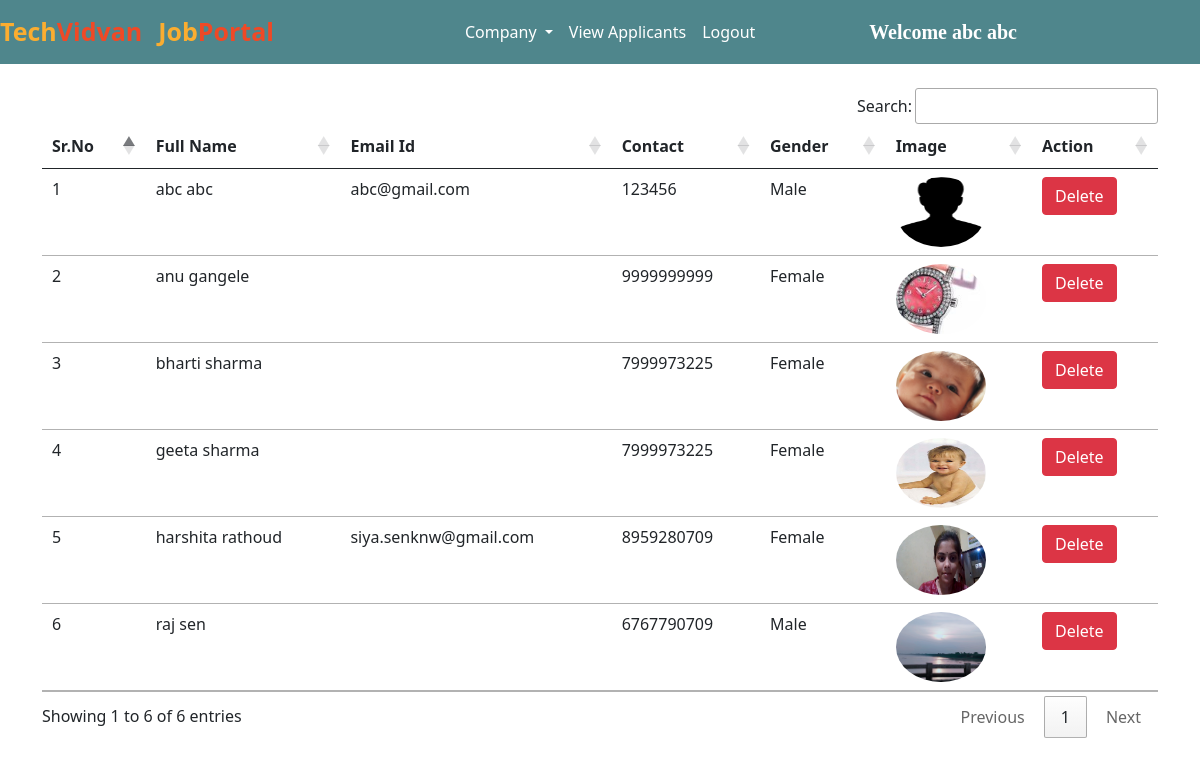
The app's page /view_applicants/ (signed in) with its own data.
### jobs/models.py (models this page shows, shortened)
class Applicant(models.Model):
    user = models.ForeignKey(User, on_delete=models.CASCADE)
    phone = models.CharField(max_length=10)
    image = models.ImageField(upload_to="")
    gender = models.CharField(max_length=10)
    type = models.CharField(max_length=15)

### jobs/views.py (the view)
# urls.py: path("view_applicants/", views.view_applicants, name="view_applicants"),
def view_applicants(request):
    if not request.user.is_authenticated:
        return redirect("/admin_login")
    applicants = Applicant.objects.all()
    return render(request, "view_applicants.html", {'applicants':applicants})

### jobs/templates/view_applicants.html (shortened to what this page needs)
{% extends 'admin_navbar.html' %}
{% block view_applicants %} active {% endblock %}
{% block body %}
<div class="container mt-4">
<table class="table table-hover" id="example">
    <thead>
        <tr>
            <th>Sr.No</th>
            <th>Full Name</th>
            <th>Email Id</th>
            <th>Contact</th>
            <th>Gender</th>
            <th>Image</th>
            <th>Action</th>
        </tr>
    </thead>
    <tbody>
        {% for applicant in applicants %}
        <tr>
            <td>{{forloop.counter}}</td>
            <td>{{applicant.user.get_full_name}}</td>
            <td>{{applicant.user.email}}</td>
            <td>{{applicant.phone}}</td>
            <td>{{applicant.gender}}</td>
            <td><img src="{{applicant.image.url}}" class="rounded-circle" width="90px" height="70px"></td>
            <td><a href="/delete_user/{{applicant.user.id}}/" class="btn btn-danger" onclick="return confirm('Are you sure you want to delete this applicant?')">Delete</a></td>
        </tr>
        {% endfor %}
    </tbody>
</table>
</div>
{% endblock %}

### jobs/templates/admin_navbar.html (shortened to what this page needs)
<!doctype html>
<html lang="en">
<head>
  <link href="https://cdn.jsdelivr.net/npm/bootstrap@5.0.2/dist/css/bootstrap.min.css" rel="stylesheet"
>
  <link rel="stylesheet" href="https://cdn.datatables.net/1.10.25/css/jquery.dataTables.min.css">
  <link rel="stylesheet" href="https://cdn.datatables.net/buttons/1.7.1/css/buttons.dataTables.min.css">
</head>
<body>
  <nav class="navbar navbar-expand-lg navbar-dark">
      <a class="navbar-brand" href="/"><span class="head1">Tech</span><span class="head2">Vidvan</span></a>
      <a class="navbar-brand" href="#"><span class="head1">Job</span><span class="head2">Portal</span></a>
      <div class="container w-50">
      <div class="collapse navbar-collapse" id="navbarSupportedContent">
        <ul class="navbar-nav me-auto mb-2 mb-lg-0">
          <div class="collapse navbar-collapse" id="navbarNavDarkDropdown">
            <ul class="navbar-nav">
              <li class="nav-item dropdown">
                <a class="nav-link active dropdown-toggle" href="#" id="navbarDarkDropdownMenuLink" role="button" data-bs-toggle="dropdown" aria-expanded="false">
                  Company
                </a>
              </li>
            </ul>
          </div>
          <li class="nav-item">
            <a class="nav-link {% block view_applicants %} {% endblock %}" href="/view_applicants/">View Applicants</a>
          </li>
          <li class="nav-item">
            <a class="nav-link active" href="/logout/">Logout</a>
          </li>
        </ul>
        <a class="navbar-brand" style="font-weight: bold; font-family: 'Times New Roman', Times, serif;" href="#">Welcome {{request.user.get_full_name}}</a>
      </div>
      </div>
  </nav>
  {% block body %}
  {% endblock %}
</body>
</html>

### jobs/templates/admin_navbar.html (style rules this page uses)
.navbar { background-color: #4f868c; }
.head1 { color: #FBAD30; font-size: 25px; font-weight: bold; height: 50px; }
.head2 { color: #EF4926; font-size: 25px; font-weight: bold; }

### records on screen
Applicant: user.get_full_name "abc abc", user.email "abc@gmail.com", phone "123456", gender "Male", image (picture)
Applicant: user.get_full_name "anu gangele", phone "9999999999", gender "Female", image (picture)
Applicant: user.get_full_name "bharti sharma", phone "7999973225", gender "Female", image (picture)
Applicant: user.get_full_name "geeta sharma", phone "7999973225", gender "Female", image (picture)
Applicant: user.get_full_name "harshita rathoud", user.email "siya.senknw@gmail.com", phone "8959280709", gender "Female", image (picture)
Applicant: user.get_full_name "raj sen", phone "6767790709", gender "Male", image (picture)

### other values on screen
{{ request.user.get_full_name }} "abc abc"
